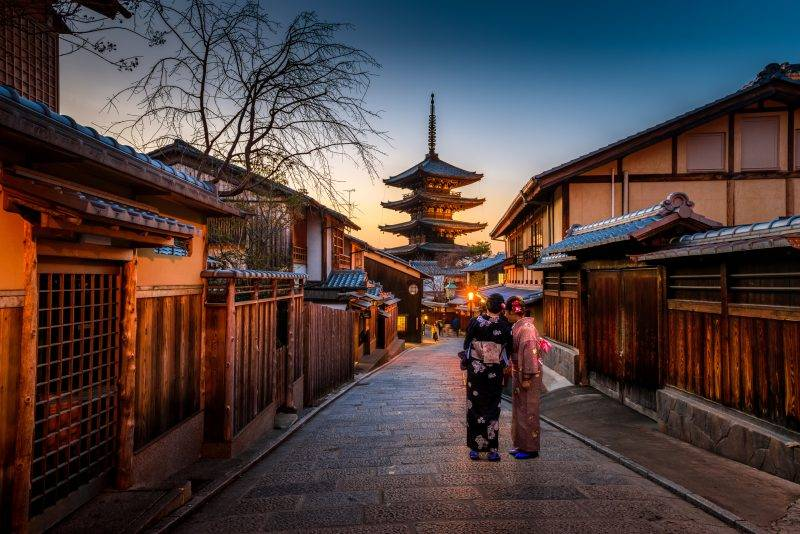
#> input picture lab1/cv23_lab1_part12_material/kyoto_edges.jpg, 800 x 534 px
$ python corner_detection.py
#> lines starting #> are read from the running program, lines starting #| are printed output that depends on the picture; after the words box and inside, x2 and y2 are one past the last pixel; in counts of white or black regions, pixels touching at a corner belong together
### lab1/intro_utils.py
import cv2
import numpy as np
from cv23_lab1_part2_utils import disk_strel

def getpsnr(image, noisestd):
    return 20*np.log10((np.max(image)-np.min(image))/noisestd)

def getstd(image, psnr):
    return (np.max(image)-np.min(image))/(10**(psnr/20))

# [9 lines left out: function my2dconv, not called in this run]

def myfilter(sigma, method):
    if (not (method == "gaussian" or method == "log")):
        print("Error: method has to be either \"gaussian\" or \"log\"")
        exit(2)
    n = int(2*np.ceil(3*sigma)+1)
    gauss1D = cv2.getGaussianKernel(n, sigma) # Column vector
    gauss2D = gauss1D @ gauss1D.T # Symmetric gaussian kernel
    if (method == "gaussian"):
        return gauss2D
    laplacian = np.array([[0,1,0],
        [1,-4,1],
        [0,1,0]])
    # perform the convolution between the gaussian kernel
    # and the laplacian, in order to create the log kernel
    logkernel = my2dconv(gauss2D, laplacian)
    return logkernel

def smooth_gradient(image, sigma, deg):
    # define the filters according to the arguments
    Gs = myfilter(sigma, "gaussian")
    # smoothen the image
    smooth = cv2.filter2D(image, -1, Gs)
    # calculate the gradient on both directions
    gradx, grady = np.gradient(smooth)
    if (deg==1):
        return (gradx, grady)
    elif (deg==2):
        gradxx, gradxy = np.gradient(gradx)
        gradxy, gradyy = np.gradient(grady)
        return (gradxx, gradxy, gradyy)
    elif (deg==3):
        gradxx, gradxy = np.gradient(gradx)
        gradxy, gradyy = np.gradient(grady)
        return (gradx, grady, gradxx, gradxy, gradyy)
    print("deg = 1 for (gradx, grady)\ndeg = 2 for (gradxx, gradxy, gradyy)\ndeg = 3 for (gradx, grady, gradxx, gradxy, gradyy)")
    exit(2)


def InterestPointCoord(r, sigma, theta):
    # r is a previously evaluated criterion
    # sigma is used for the size of the structure
    # theta is a threshold

    # evaluate the following 2 conditions
    # condition 1
    ns = 2*np.ceil(3*sigma) + 1
    bsq = disk_strel(ns)
    cond1 = ( r == cv2.dilate(r, bsq) )
    # condition 2
    maxr = np.max(r)
    cond2 = ( r > theta * maxr )
    # choose the pixels that satisfy both of them
    # return their coordinates and their scale
    x, y = np.where(cond1 & cond2)
    # for compatibility with the utility function
    # provided by the lab staff, the y coordinate
    # has to come before the x coordinate
    indices = np.column_stack((y,x))
    return indices

def LogMetric(logs, itemsperscale, N):
    # log((x,y), s) = (s^2)|Lxx((x,y),s) + Lyy((x,y),s)|
    # returns the coordinates of the points that maximize
    # the log metric in a neighborhood of 3 scales
    # (prev scale), (curr scale), (next scale)
    final = []
    for index, items in enumerate(itemsperscale):
        logp = logs[max(index-1,0)]
        logc = logs[index]
        logn = logs[min(index+1,N-1)]
        for triplet in items:
            x = int(triplet[1])
            y = int(triplet[0])
            prev = logp[x,y]
            curr = logc[x,y]
            next = logn[x,y]
            if (curr >= prev) and (curr >= next):
                final.append(triplet)
    return np.array(final)

### lab1/corner_detection_utils.py
import cv2
import numpy as np
from intro_utils import myfilter
from intro_utils import smooth_gradient
from intro_utils import InterestPointCoord
from intro_utils import LogMetric
import matplotlib.pyplot as plt

def CornerDetection(image, sigma, rho, theta, k):
    # Keep in mind that the image is smoothed
    # by default in the criterion function.
    # r = CornerCriterion(image, sigma, rho, k)

    # calculate the gradient on both directions
    gradx, grady = smooth_gradient(image, sigma, 1)
    # calculate whatevere these elements are
    Gr = myfilter(rho, "gaussian")
    j1 = cv2.filter2D(gradx * gradx, -1, Gr)
    j2 = cv2.filter2D(gradx * grady, -1, Gr)
    j3 = cv2.filter2D(grady * grady, -1, Gr)

    # efficient way to calculate the eigenvalues
    temp = j1 + j3
    lplus = 1/2*(temp + np.sqrt( (j1 - j3)**2 + 4*j2**2))
    lminus = temp - lplus

    fig, axs = plt.subplots(1,2)
    axs[0].imshow(lminus, cmap='gray')
    axs[0].set_title("l- eigenvalue")
    axs[1].imshow(lplus, cmap='gray')
    axs[1].set_title("l+ eigenvalue")
    plt.show(block=False)
    plt.pause(0.01)
    plt.savefig("image-plots/corner-detection-eigenvalues.jpg")

    # calculate the cornerness criterion
    r = lplus * lminus - k*((lplus + lminus)**2)

    indices = InterestPointCoord(r, sigma, theta)
    scale = sigma*np.ones((indices.shape[0], 1))
    corners = np.concatenate((indices, scale), axis=1)

    return corners

def HarrisLaplacian(image, sigma, rho, theta, k, scale, N):
    # Multiscale Corner Detection
    scales = [scale**i for i in list(range(N))]
    sigmas = [scale * sigma for scale in scales]
    rhos = [scale * rho for scale in scales]
    params = list(zip(sigmas, rhos))

    gradsxx = []
    gradsyy = []
    corners_per_scale = []
    for (s, r) in params:
        # calculate the gradient on both directions
        gradx, grady, gradxx, _, gradyy = smooth_gradient(image, s, 3)

        # calculate whatevere these elements are
        Gr = myfilter(r, "gaussian")
        j1 = cv2.filter2D(gradx * gradx, -1, Gr)
        j2 = cv2.filter2D(gradx * grady, -1, Gr)
        j3 = cv2.filter2D(grady * grady, -1, Gr)

        # efficient way to calculate the eigenvalues
        temp = j1 + j3
        lplus = 1/2*(temp + np.sqrt( (j1 - j3)**2 + 4*j2**2))
        lminus = temp - lplus
        # calculate the cornerness criterion
        r = lplus * lminus - k*((lplus + lminus)**2)

        indices = InterestPointCoord(r, s, theta)
        scale = s*np.ones((indices.shape[0], 1))
        corners = np.concatenate((indices, scale), axis=1)

        gradsxx.append(gradxx)
        gradsyy.append(gradyy)
        corners_per_scale.append(corners)

    grads = list(zip(scales, gradsxx, gradsyy))
    logs = [(s**2)*np.abs(xx + yy) for (s, xx, yy) in grads]
    return LogMetric(logs, corners_per_scale, N)

### lab1/cv23_lab1_part2_utils.py
#!/usr/bin/env python

import sys
import numpy as np
import matplotlib.pyplot as plt
from matplotlib.patches import Circle

def interest_points_visualization(I_, kp_data_, ax=None):
    '''
    Plot keypoints chosen by detectos on image.
    Args:
        I_: Image (if colored, make sure it is in RGB and not BGR).
        kp_data_: Nx3 array, as described in assignment.
        ax: Matplotlib axis to plot on (if None, a new Axes object is created).
    Returns:
        ax: Matplotlib axis where the image was plotted.
    '''
    try:
        I = np.array(I_)
        kp_data = np.array(kp_data_)
    except:
        print('Conversion to numpy arrays failed, check if the inputs (image and keypoints) are in the required format.')
        exit(2)

    try:
        assert(len(I.shape) == 2 or (len(I.shape) == 3 and I.shape[2] == 3))
    except AssertionError as e:
        print('interest_points_visualization: Image must be either a 2D matrix or a 3D matrix with the last dimension having size equal to 3.', file=sys.stderr)
        exit(2)

    try:
        assert(len(kp_data.shape) == 2 and kp_data.shape[1] == 3)
    except AssertionError as e:
        print('interest_points_visualization: kp_data must be a 2D matrix with 3 columns.', file=sys.stderr)
        exit(2)

    if ax is None:
        _, ax = plt.subplots()

    ax.set_aspect('equal')
    ax.imshow(I)
    ax.tick_params(bottom=False, left=False, labelbottom=False, labelleft=False)

    for i in range(len(kp_data)):
        x, y, sigma = kp_data[i]
        circ = Circle((x, y), 3*sigma, edgecolor='g', fill=False, linewidth=1)
        ax.add_patch(circ)

    return ax

def disk_strel(n):
    '''
        Return a structural element, which is a disk of radius n.
    '''
    r = int(np.round(n))
    d = 2*r+1
    x = np.arange(d) - r
    y = np.arange(d) - r
    x, y = np.meshgrid(x,y)
    strel = x**2 + y**2 <= r**2
    return strel.astype(np.uint8)

### lab1/corner_detection.py
import cv2
import numpy as np
import matplotlib.pyplot as plt
from corner_detection_utils import CornerDetection
from corner_detection_utils import HarrisLaplacian
from cv23_lab1_part2_utils import interest_points_visualization

# TESTED AND WORKING

def cornertest():
    kyoto = cv2.imread("cv23_lab1_part12_material/kyoto_edges.jpg")
#> kyoto is the input picture: shape (534, 800, 3); mean B, G, R 63.9, 64.3, 78.5
    kyoto = cv2.cvtColor(kyoto, cv2.COLOR_BGR2RGB)
    gray = cv2.imread("cv23_lab1_part12_material/kyoto_edges.jpg", cv2.IMREAD_GRAYSCALE)
#> gray: shape (534, 800); min 0, max 255, mean 68.4
    gray = gray.astype(np.float64)/gray.max()

    # play around with the parameters
    corners = CornerDetection(gray, 2, 2.5, 0.005, 0.1)
#> in smooth_gradient, `smooth = cv2.filter2D(image, -1, Gs)`:
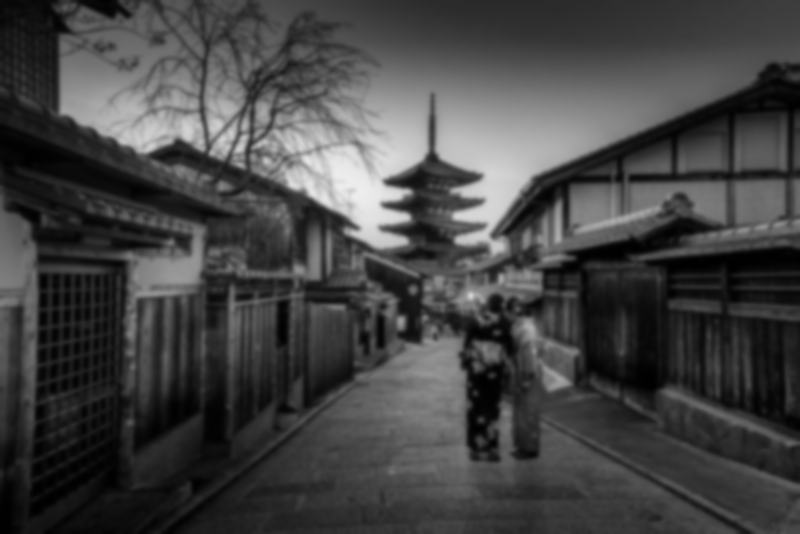
#> smooth: shape (534, 800) float64; min 0.000423, max 0.934, mean 0.268
#> in InterestPointCoord, `cond1 = ( r == cv2.dilate(r, bsq) )`:
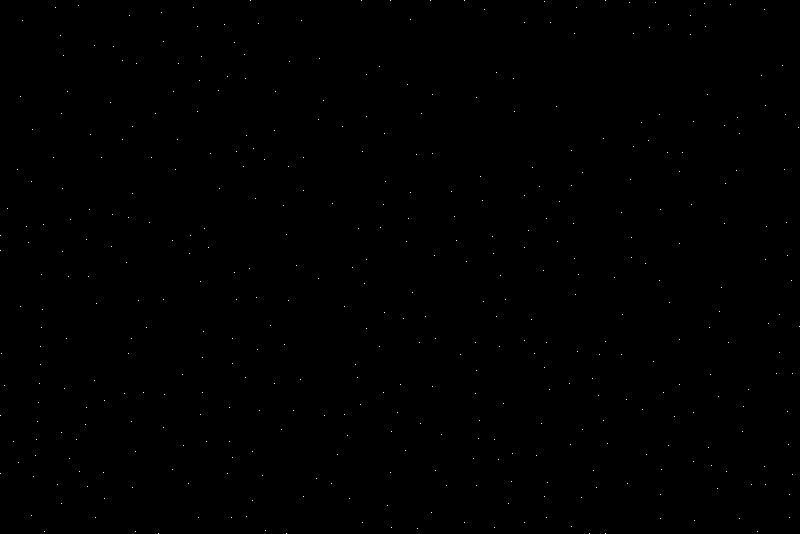
#> cond1: shape (534, 800) bool; 0.1% white in thin lines or dots
#> in InterestPointCoord, `maxr = np.max(r)`: maxr = 7.96e-06
#> in InterestPointCoord, `cond2 = ( r > theta * maxr )`:
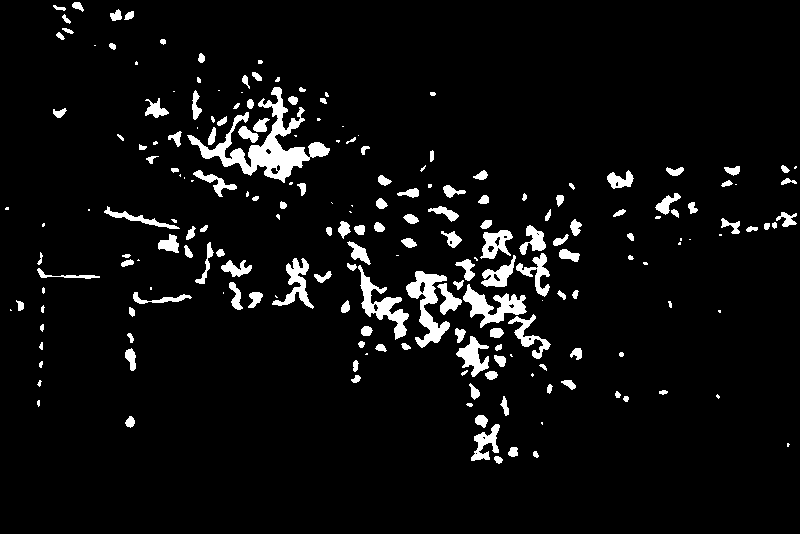
#> cond2: shape (534, 800) bool; 5.6% white; 207 white regions (57 under 20 px), largest, box (x1, y1, x2, y2) and area: (187, 87, 330, 183) 3449, (406, 271, 450, 348) 1331, (463, 284, 527, 328) 1139
#> in InterestPointCoord, `x, y = np.where(cond1 & cond2)`: x = 164 values from 5 to 459; y = 164 values, max 788 at index 159, min 7 at index 56, mean 367.8
#> in InterestPointCoord, `indices = np.column_stack((y,x))`: indices = 164 pairs, first value 7 to 788, second value 5 to 459
#> in CornerDetection, `corners = np.concatenate((indices, scale), axis=1)`: corners = 164 rows, first 8: [78, 5, 2], [55, 7, 2], [129, 15, 2], [60, 35, 2], [163, 41, 2], [94, 45, 2], [113, 46, 2], [201, 56, 2]
    interest_points_visualization(kyoto, corners, None)
#> in interest_points_visualization, `kp_data = np.array(kp_data_)`: kp_data has the same summary as corners in CornerDetection
#> the loop in interest_points_visualization, `for i in range(len(kp_data)):` made 164 passes
#> (x, y) on passes 1 to 3: (78, 5), (55, 7), (129, 15)
    plt.savefig(f"image-plots/corner-detection.jpg")

    # play around with the parameters
    corners = HarrisLaplacian(gray, 2, 2.5, 0.05, 0.1, 1.1, 8)
#> the loop in HarrisLaplacian, `for (s, r) in params:` made 8 passes
#> maxr in InterestPointCoord on passes 1 to 8: 7.96e-06, 5.38e-06, 3.65e-06, 2.49e-06, 1.79e-06, 1.25e-06, 8.56e-07, 5.7e-07
#> pass 1, in smooth_gradient (call 2), `gradxx, gradxy = np.gradient(gradx)`:
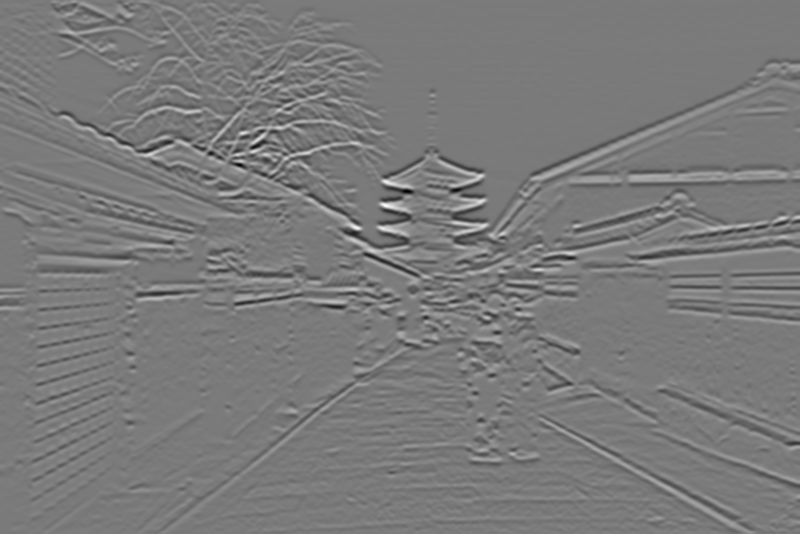
#> gradxx: shape (534, 800) float64; min -0.0521, max 0.0562, mean -3.88e-07; drawn with min black and max white
#> pass 1, in smooth_gradient (call 2), `gradxy, gradyy = np.gradient(grady)`:
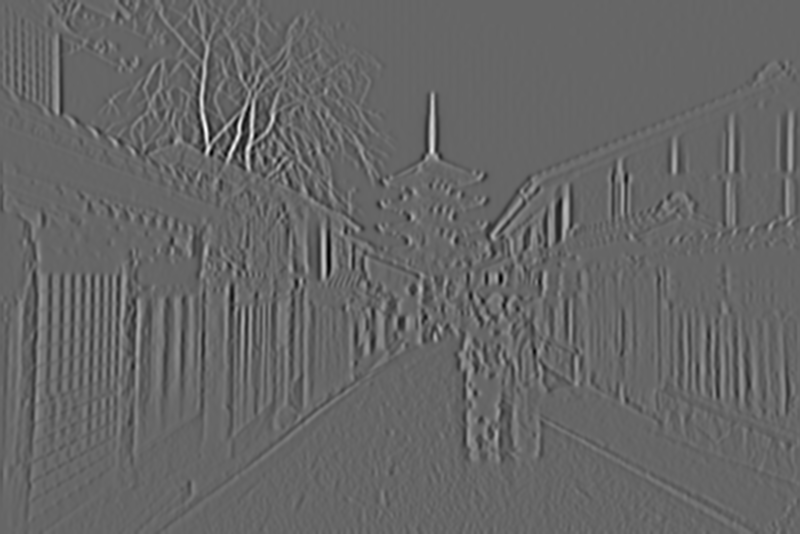
#> gradyy: shape (534, 800) float64; min -0.0417, max 0.0619, mean 8.62e-07; drawn with min black and max white
#> after the loop in HarrisLaplacian, `for (s, r) in params:`: corners_per_scale = 8 items
#> the loop in LogMetric, `for index, items in enumerate(itemsperscale):` made 8 passes
#> pass 1, in LogMetric, `logp = logs[max(index-1,0)]`:
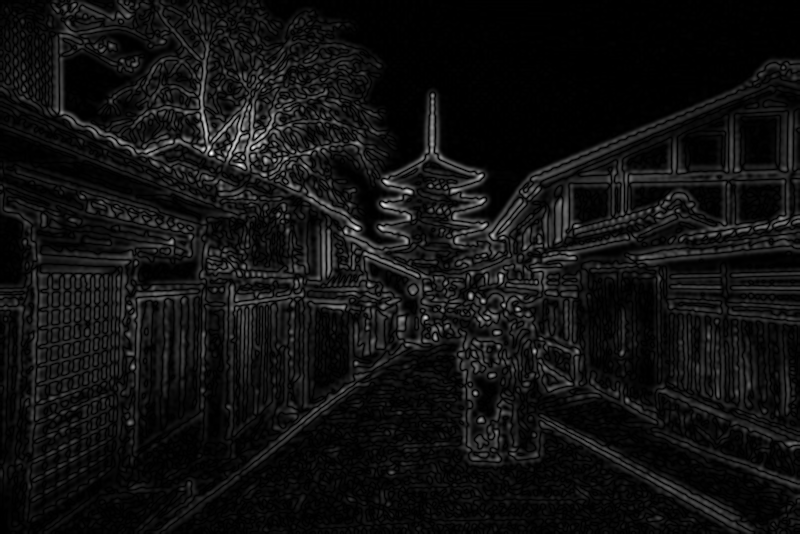
#> logp: shape (534, 800) float64; min 1.83e-09, max 0.0827, mean 0.00577; drawn with min black and max white
#> after the loop in LogMetric, `for index, items in enumerate(itemsperscale):`: final = 77 items, first 6: [197, 111, 2], [61, 113, 2], [253, 148, 2], [236, 151, 2], [210, 153, 2], [380, 227, 2]
#> corners = 77 rows, first 8: [197, 111, 2], [61, 113, 2], [253, 148, 2], [236, 151, 2], [210, 153, 2], [380, 227, 2], [358, 228, 2], [172, 240, 2]
    interest_points_visualization(kyoto, corners, None)
#> in interest_points_visualization (call 2), `kp_data = np.array(kp_data_)`: kp_data has the same summary as corners in cornertest
#> the loop in interest_points_visualization (call 2), `for i in range(len(kp_data)):` made 77 passes
#> (x, y, sigma) on passes 1 to 12: (197, 111, 2), (61, 113, 2), (253, 148, 2), (236, 151, 2), (210, 153, 2), (380, 227, 2), (358, 228, 2), (172, 240, 2), (524, 247, 2), (574, 258, 2), (366, 259, 2), (500, 275, 2)
    plt.savefig(f"image-plots/corner-detection-multiscale.jpg")
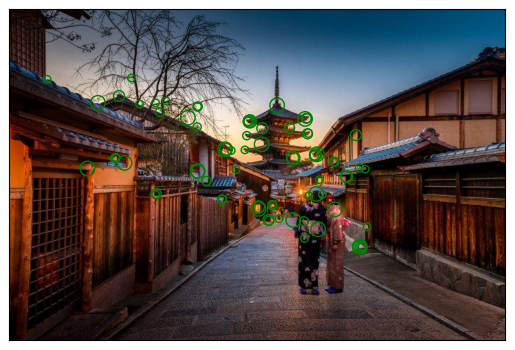
#> figure drawn by matplotlib, 1 panel

cornertest()
plt.show()
